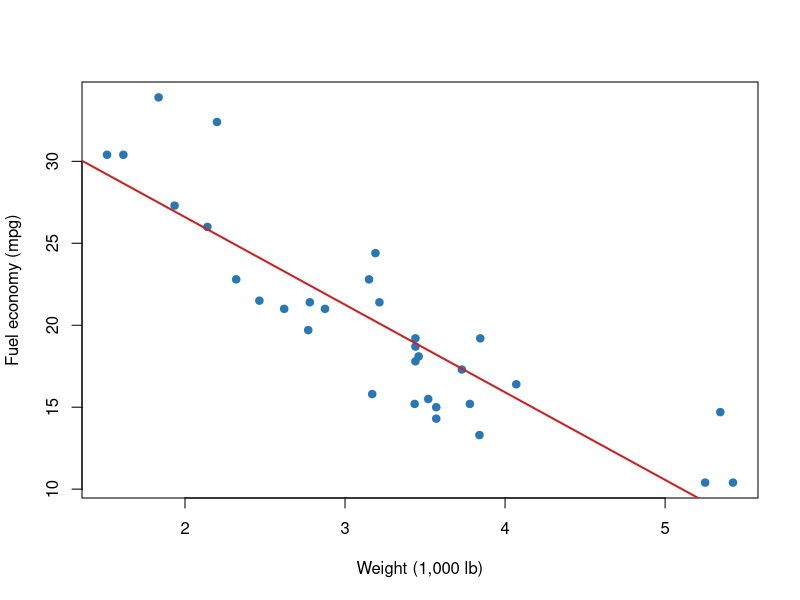

Reproduce this figure in R.
## ---- chunk 1
# Comments inside an R cell begin with #, just as they do in an R script.
x <- c(2, 4, 6, 8, 10)
mean(x)
## ---- chunk 2
#| label: mpg-summary
#| echo: true

summary(mtcars$mpg)
## ---- chunk 3
#| label: tbl-cars
#| tbl-cap: "Average fuel economy by cylinder count"

car_summary <- aggregate(mpg ~ cyl, data = mtcars, FUN = mean)
knitr::kable(
  car_summary,
  digits = 1,
  col.names = c("Cylinders", "Mean MPG")
)
## ---- chunk 4
#| label: fig-mpg-weight
#| fig-cap: "Heavier cars generally have lower fuel economy."
#| fig-alt: "Scatterplot of car weight and fuel economy with a downward fitted line."

plot(
  mtcars$wt,
  mtcars$mpg,
  pch = 19,
  col = "#2878B5",
  xlab = "Weight (1,000 lb)",
  ylab = "Fuel economy (mpg)"
)
abline(lm(mpg ~ wt, data = mtcars), col = "#C82423", lwd = 2)
